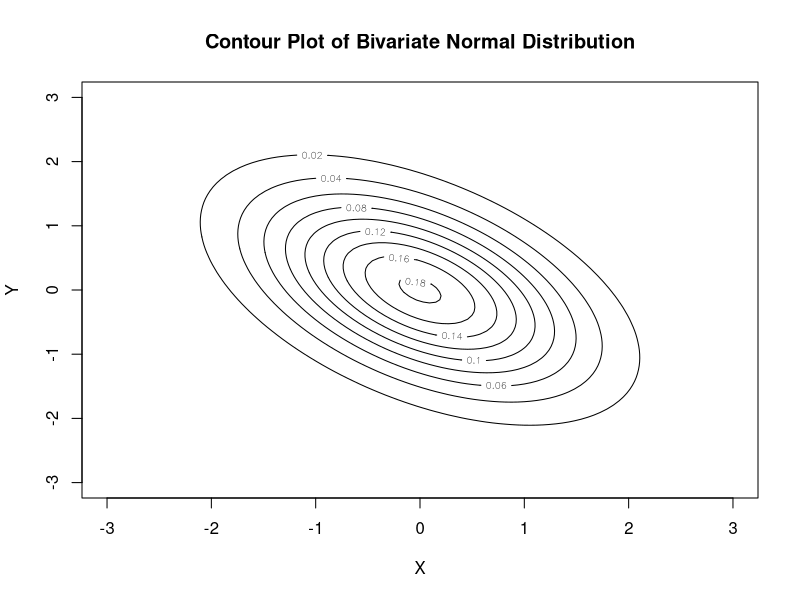

Reproduce this figure in R.
# Load necessary library
library(MASS)
library(mvtnorm)
# Define mean vector and covariance matrix
mu <- c(0, 0)  # Mean
sigma <- matrix(c(1, -0.5, -.5, 1), nrow = 2)  # Covariance matrix

# Create a grid of x and y values
x <- seq(-3, 3, length.out = 100)
y <- seq(-3, 3, length.out = 100)
grid <- expand.grid(x = x, y = y)

# Compute the density of the bivariate normal distribution
z <- mvrnorm(n = 1, mu = mu, Sigma = sigma)
density <- dmvnorm(grid, mean = mu, sigma = sigma)

# Reshape density for contour plotting
z_matrix <- matrix(density, nrow = length(x), ncol = length(y))

# Plot the contour
contour(x, y, z_matrix, main = "Contour Plot of Bivariate Normal Distribution",
        xlab = "X", ylab = "Y")
